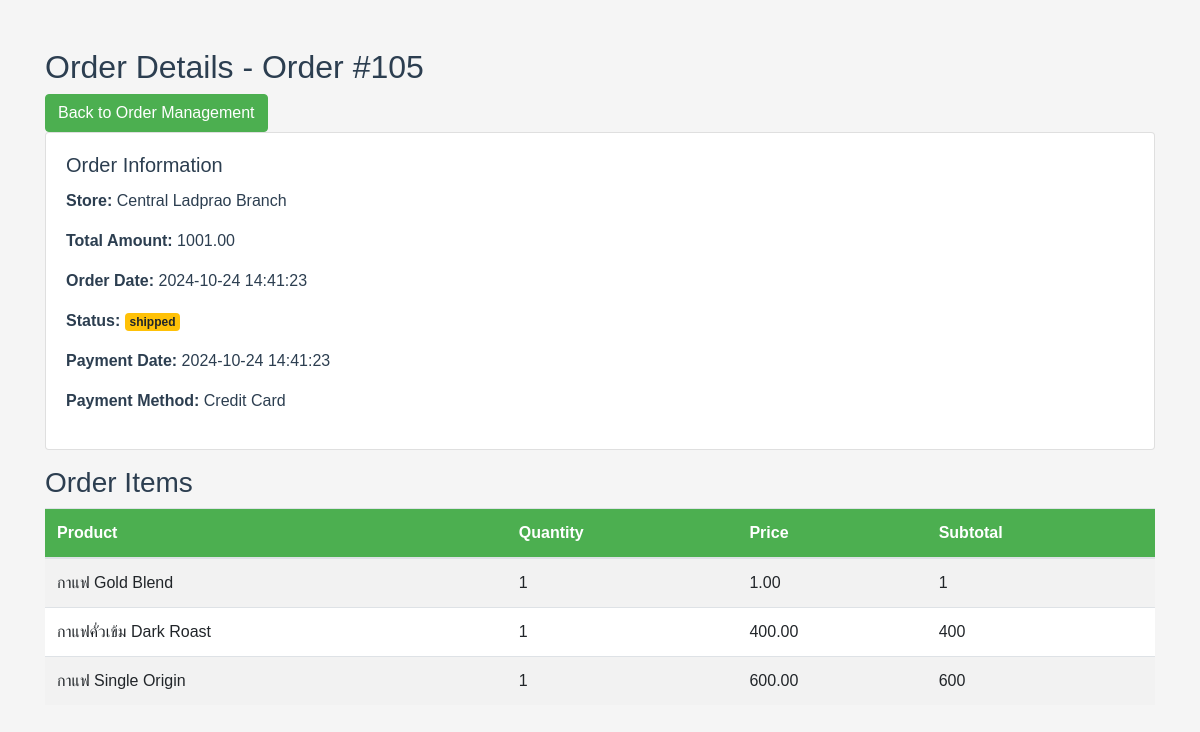
The page /page/admin/order_details.php?id=105 on the database its author committed.
### tables this page shows
CREATE TABLE `orders` (
  `order_id` int(11) NOT NULL,
  `store_id` int(11) DEFAULT NULL,
  `order_status` enum('paid','confirm','cancel','shipped','delivered','issue','refund','return_shipped','completed') DEFAULT NULL,
  `total_amount` decimal(10,2) NOT NULL,
  `order_date` timestamp NOT NULL DEFAULT current_timestamp(),
  `shipping_date` timestamp NULL DEFAULT NULL,
  `delivered_date` timestamp NULL DEFAULT NULL,
  `cancel_info` text DEFAULT NULL,
  `cancel_pic` blob DEFAULT NULL,
  `barcode` varchar(255) DEFAULT NULL,
  `barcode_pic` blob DEFAULT NULL
);

CREATE TABLE `stores` (
  `store_id` int(11) NOT NULL,
  `store_name` varchar(255) NOT NULL,
  `location_id` int(11) NOT NULL,
  `tel_store` char(10) NOT NULL,
  `update_at` timestamp NOT NULL DEFAULT current_timestamp() ON UPDATE current_timestamp()
);

CREATE TABLE `payments` (
  `payment_id` int(11) NOT NULL,
  `order_id` int(11) DEFAULT NULL,
  `payment_date` timestamp NOT NULL DEFAULT current_timestamp(),
  `payment_method` enum('credit_card','promptpay') NOT NULL,
  `amount` decimal(10,2) NOT NULL,
  `payment_pic` blob DEFAULT NULL
);

CREATE TABLE `detail_orders` (
  `detail_order_id` int(11) NOT NULL,
  `order_id` int(11) DEFAULT NULL,
  `listproduct_id` int(11) DEFAULT NULL,
  `quantity_set` int(11) NOT NULL,
  `price` decimal(10,2) NOT NULL,
  `update_at` timestamp NULL DEFAULT NULL ON UPDATE current_timestamp()
);

CREATE TABLE `products_info` (
  `listproduct_id` int(11) NOT NULL,
  `product_name` varchar(50) NOT NULL,
  `category` varchar(50) NOT NULL,
  `price_set` decimal(10,2) NOT NULL,
  `product_info` text DEFAULT NULL,
  `quantity_set` int(11) NOT NULL,
  `product_pic` blob DEFAULT NULL,
  `visible` tinyint(1) DEFAULT 1,
  `updated_at` datetime DEFAULT current_timestamp() ON UPDATE current_timestamp()
);

### page/admin/order_details.php (the view, shortened to what this page needs)
<?php
include('../../config/db.php');
$order_id = $_GET['id'];
$order_query = "SELECT o.*, s.store_name, s.tel_store FROM orders o
                JOIN stores s ON o.store_id = s.store_id
                WHERE o.order_id = ?";
$order_stmt = $conn->prepare($order_query);
$order_stmt->bind_param("i", $order_id);
$order_stmt->execute();
$order_result = $order_stmt->get_result();
$order = $order_result->fetch_assoc();
$items_query = "SELECT do.*, pi.product_name FROM detail_orders do
                JOIN products_info pi ON do.listproduct_id = pi.listproduct_id
                WHERE do.order_id = ?";
$items_stmt = $conn->prepare($items_query);
$items_stmt->bind_param("i", $order_id);
$items_stmt->execute();
$items_result = $items_stmt->get_result();
$payment_query = "SELECT * FROM payments WHERE order_id = ?";
$payment_stmt = $conn->prepare($payment_query);
$payment_stmt->bind_param("i", $order_id);
$payment_stmt->execute();
$payment_result = $payment_stmt->get_result();
?>
<!DOCTYPE html>
<html lang="en">
<head>
    <link rel="stylesheet" href="https://stackpath.bootstrapcdn.com/bootstrap/4.5.2/css/bootstrap.min.css">
    <link rel="stylesheet" href="./respontive.css">
</head>
<body>
    <div class="container mt-5">
        <h2>Order Details - Order #<?php echo $order['order_id']; ?></h2>
        <a href="order_management.php" class="btn btn-primary">Back to Order Management</a>
        <div class="card mb-3">
            <div class="card-body">
                <h5 class="card-title">Order Information</h5>
                <p><strong>Store:</strong> <?php echo $order['store_name']; ?></p>
                <p><strong>Total Amount:</strong> <?php echo $order['total_amount']; ?></p>
                <p><strong>Order Date:</strong> <?php echo $order['order_date']; ?></p>
                <p><strong>Status:</strong> <span class="badge badge-<?php
                    echo $order['order_status'] === 'confirm' ? 'success' :
                        ($order['order_status'] === 'cancel' ? 'danger' : 'warning');
                    ?>"><?php echo $order['order_status']; ?></span></p>
                <?php while ($payment = $payment_result->fetch_assoc()): ?>
                    <p><strong>Payment Date:</strong> <?php echo $payment['payment_date']; ?></p>
                    <?php if ($payment['payment_method'] === 'credit_card'): ?>
                        <p><strong>Payment Method:</strong> Credit Card</p>
                    <?php endif; ?>
                <?php endwhile; ?>
            </div>
        </div>
        <h3>Order Items</h3>
        <table class="table table-striped">
            <thead>
                <tr>
                    <th>Product</th>
                    <th>Quantity</th>
                    <th>Price</th>
                    <th>Subtotal</th>
                </tr>
            </thead>
            <tbody>
                <?php while ($item = $items_result->fetch_assoc()): ?>
                <tr>
                    <td><?php echo $item['product_name']; ?></td>
                    <td><?php echo $item['quantity_set']; ?></td>
                    <td><?php echo $item['price']; ?></td>
                    <td><?php echo $item['quantity_set'] * $item['price']; ?></td>
                </tr>
                <?php endwhile; ?>
            </tbody>
        </table>
    </div>
</body>
</html>

### page/admin/respontive.css (style rules this page uses)
body { display: flex; flex-direction: column; min-height: 100vh; background-color: #f5f5f5; color: #2c3e50; font-family: Arial, sans-serif; }
table { background-color: #ffffff; }
table th { background-color: #4caf50; color: #ffffff; }
.btn-primary { background-color: #4caf50; border-color: #4caf50; }

### rows shown on the page
orders: order_id "105", store.store_name "Central Ladprao Branch", total_amount "1001.00", order_date "2024-10-24 14:41:23", order_status "shipped"
payments: payment_date "2024-10-24 14:41:23", shows "Payment Method:", payment_method "Credit Card"
detail_orders: listproduct.product_name "กาแฟ Gold Blend", quantity_set "1", price "1.00", $item['quantity_set']*$item['price'] "1"
detail_orders: listproduct.product_name "กาแฟคั่วเข้ม Dark Roast", quantity_set "1", price "400.00", $item['quantity_set'] * $item['price'] "400"
detail_orders: listproduct.product_name "กาแฟ Single Origin", quantity_set "1", price "600.00", $item['quantity_set'] * $item['price'] "600"
